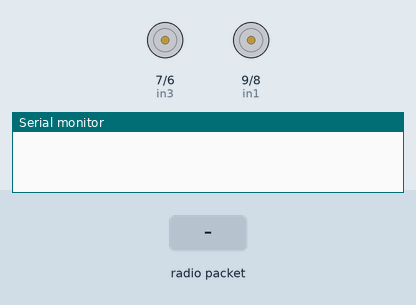
Recording of a sketch running on a simulated Arduino Uno, built with avr-gcc and run on an emulated ATmega328P. Parts: motor-driver pin pairs drawn as motors (green arrow = first pin HIGH = forward, orange = second pin HIGH = backward, longer = more drive), the last lines printed to the serial monitor. The test bench sets the inputs (shaded band). No radio packets arrive unless stated.

Above: at 1.2 s.
1.3 s: radio packet "1" arrives
At 2.0 s:
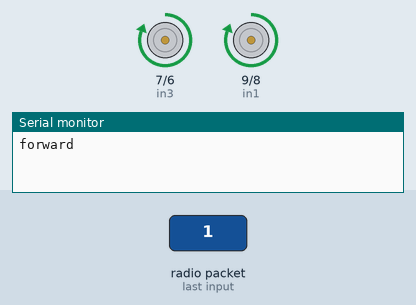
2.8 s: radio packet "2" arrives
At 3.1 s:
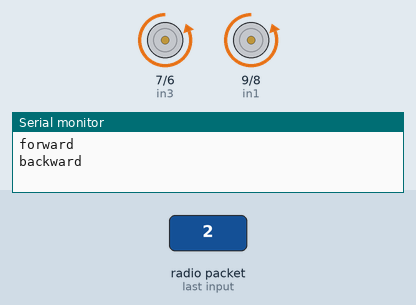
4.3 s: radio packet "3" arrives
At 5.4 s:
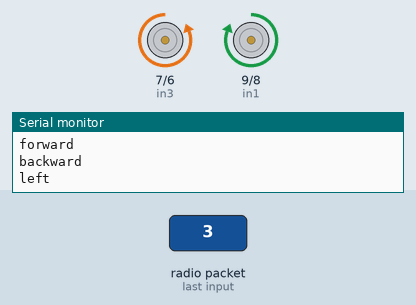
5.8 s: radio packet "4" arrives
At 6.6 s:
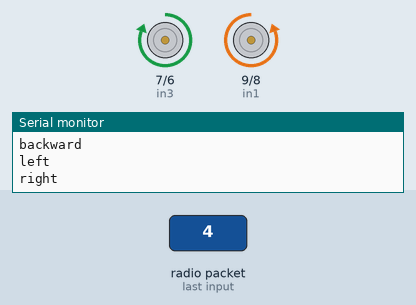
Timing chart, 0 to 8.3 s (numbered marks = the images above; inputs shaded):
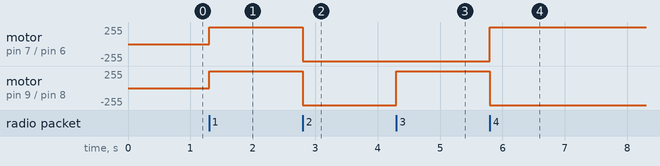

Measured:
- after the input at 1.3 s, motor on pin 7 (in3) / pin 6 (in4), motor on pin 9 (in1) / pin 8 (in2): stopped → forward 255/255 at once
- after the input at 2.8 s, motor on pin 7 (in3) / pin 6 (in4), motor on pin 9 (in1) / pin 8 (in2): forward 255/255 → backward 255/255 at once
- after the input at 4.3 s, motor on pin 9 (in1) / pin 8 (in2): backward 255/255 → forward 255/255 at once
- after the input at 5.8 s, motor on pin 7 (in3) / pin 6 (in4): backward 255/255 → forward 255/255 at once; motor on pin 9 (in1) / pin 8 (in2): forward 255/255 → backward 255/255 at once

The sketch:

reciever.ino
```cpp
#include <VirtualWire.h>

int in1 = 9;
int in2 = 8;
int in3 = 7;
int in4 = 6;
int data = 11;

void setup() {
  vw_rx_start();
  vw_set_rx_pin(11);
  vw_setup(2000);
  pinMode(in1, OUTPUT);
  pinMode(in2, OUTPUT);
  pinMode(in3, OUTPUT);
  pinMode(in4, OUTPUT);
  pinMode(data, INPUT);
  Serial.begin(11520);
}

void loop() {
  uint8_t buf[VW_MAX_MESSAGE_LEN];
  uint8_t buflen = VW_MAX_MESSAGE_LEN;

  if (vw_get_message(buf, &buflen)) {
    if (buf[0] == '1') {
      forward();
    } else if (buf[0] == '2') {
      backward();
    } else if (buf[0] == '3') {
      left();
    } else if (buf[0] == '4') {
      right();
    } else {
      stop();
    }
  }
}

  void forward() {
    digitalWrite(in1, HIGH);
    digitalWrite(in2, LOW);
    digitalWrite(in3, HIGH);
    digitalWrite(in4, LOW);
    Serial.println("forward");
  }
  void backward() {
    digitalWrite(in1, LOW);
    digitalWrite(in2, HIGH);
    digitalWrite(in3, LOW);
    digitalWrite(in4, HIGH);
    Serial.println("backward");
  }
  void left() {
    digitalWrite(in1, HIGH);
    digitalWrite(in2, LOW);
    digitalWrite(in3, LOW);
    digitalWrite(in4, HIGH);
    Serial.println("left");
  }
  void right() {
    digitalWrite(in1, LOW);
    digitalWrite(in2, HIGH);
    digitalWrite(in3, HIGH);
    digitalWrite(in4, LOW);
    Serial.println("right");
  }
  void stop() {
    digitalWrite(in1, LOW);
    digitalWrite(in2, LOW);
    digitalWrite(in3, LOW);
    digitalWrite(in4, LOW);
    Serial.println("stop");
  }
```
